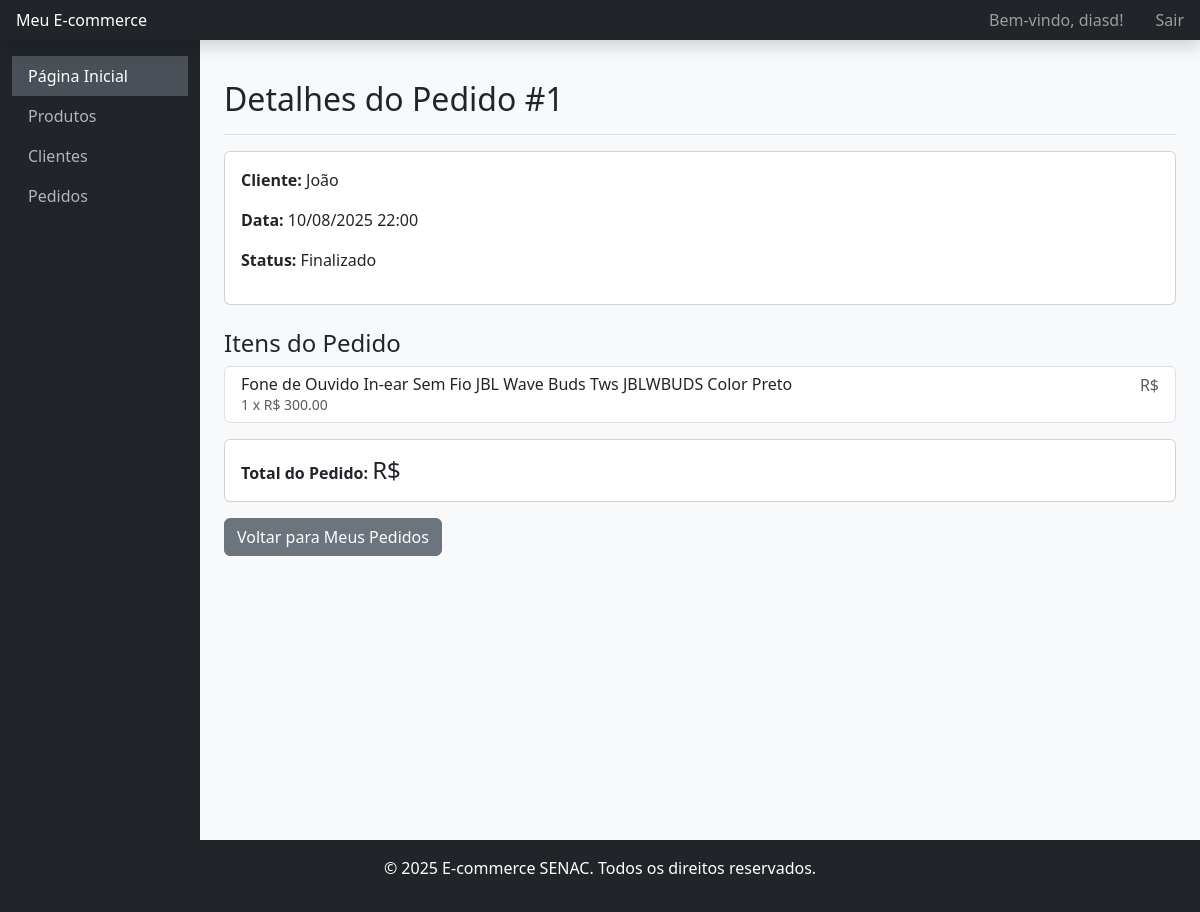
The page /meus-pedidos/1/ (signed in) on the database its author committed.
### app/models.py (models this page shows, shortened)
class Pedido(models.Model):
    cliente = models.ForeignKey(Cliente, on_delete=models.CASCADE)
    data_criacao = models.DateTimeField(auto_now_add=True)
    completo = models.BooleanField(default=False)

class Cliente(models.Model):
    user = models.OneToOneField(User, on_delete=models.CASCADE, null=True, blank=True)
    nome = models.CharField(max_length=200)
    email = models.EmailField(unique=True)
    telefone = models.CharField(max_length=20)
    endereco = models.CharField(max_length=200)

class ItemPedido(models.Model):
    produto = models.ForeignKey(Produto, on_delete=models.CASCADE)
    pedido = models.ForeignKey(Pedido, on_delete=models.CASCADE)
    quantidade = models.IntegerField(default=1)
    preco_unitario = models.DecimalField(max_digits=10, decimal_places=2)

class Produto(models.Model):
    nome = models.CharField(max_length=200)
    descricao = models.TextField()
    preco = models.DecimalField(max_digits=10, decimal_places=2)
    estoque = models.IntegerField()
    imagem = models.ImageField(upload_to='produtos/', blank=True, null=True)

### app/views.py (the view)
# urls.py: path('meus-pedidos/<int:pk>/', views.detalhar_pedido, name='detalhar_pedido'),
@login_required
def detalhar_pedido(request, pk):
    pedido = get_object_or_404(Pedido, pk=pk)
    if request.user.is_superuser or pedido.cliente.user == request.user:
        items = ItemPedido.objects.filter(pedido=pedido)
        context = {'pedido': pedido, 'items': items}
        return render(request, 'loja/detalhar_pedido.html', context)
    else:
        return redirect('meus_pedidos')

### app/templates/loja/detalhar_pedido.html (shortened to what this page needs)
{% extends 'base.html' %}
{% block content %}
    <div class="d-flex justify-content-between flex-wrap flex-md-nowrap align-items-center pt-3 pb-2 mb-3 border-bottom">
        <h1 class="h2">Detalhes do Pedido #{{ pedido.pk }}</h1>
    </div>
    <div class="card mb-3">
        <div class="card-body">
            <p><strong>Cliente:</strong> {{ pedido.cliente.nome }}</p>
            <p><strong>Data:</strong> {{ pedido.data_criacao|date:"d/m/Y H:i" }}</p>
            <p><strong>Status:</strong> Finalizado</p>
        </div>
    </div>
    <h4 class="mt-4">Itens do Pedido</h4>
    <ul class="list-group mb-3">
        {% for item in items %}
        <li class="list-group-item d-flex justify-content-between lh-sm">
            <div>
                <h6 class="my-0">{{ item.produto.nome }}</h6>
                <small class="text-muted">{{ item.quantidade }} x R$ {{ item.preco_unitario }}</small>
            </div>
            <span class="text-muted">R$ {{ item.get_total }}</span>
        </li>
        {% endfor %}
    </ul>
    <div class="card">
        <div class="card-body text-right">
            <strong>Total do Pedido:</strong> <span class="h4">R$ {{ pedido.get_total }}</span>
        </div>
    </div>
    <a href="{% url 'meus_pedidos' %}" class="btn btn-secondary mt-3">Voltar para Meus Pedidos</a>
{% endblock %}

### app/templates/base.html (shortened to what this page needs)
{% load static %}
<!DOCTYPE html>
<html lang="pt-br">
<head>
    <link href="https://cdn.jsdelivr.net/npm/bootstrap@5.3.3/dist/css/bootstrap.min.css" rel="stylesheet" xintegrity="sha384-QWTKZyjpPEjISv5WaRU9OFeRpok6YctnYmDr5pNlyT2bRjXh0JMhjY6hW+ALEwIH">
</head>
<body>
    <header class="navbar navbar-dark bg-dark sticky-top bg-dark flex-md-nowrap p-0 shadow">
        <a class="navbar-brand col-md-3 col-lg-2 me-0 px-3 fs-6" href="{% url 'home' %}">Meu E-commerce</a>
        <div class="navbar-nav">
            <div class="nav-item text-nowrap d-flex align-items-center">
                {% if user.is_authenticated %}
                    <span class="nav-link px-3">Bem-vindo, {{ user.username }}!</span>
                    <a class="nav-link px-3" href="{% url 'logout' %}">Sair</a>
                {% else %}
                    <a class="nav-link px-3" href="{% url 'login' %}">Login</a>
                {% endif %}
            </div>
        </div>
    </header>
    <div class="container-fluid">
        <div class="row">
            <nav id="sidebarMenu" class="col-md-3 col-lg-2 d-md-block bg-dark sidebar collapse">
                <div class="position-sticky pt-3 sidebar-sticky">
                    <ul class="nav flex-column">
                        <li class="nav-item">
                            <a class="nav-link active" aria-current="page" href="{% url 'home' %}">
                                Página Inicial
                            </a>
                        </li>
                        {% if user.is_superuser %}
                        <li class="nav-item">
                            <a class="nav-link" href="{% url 'listar_produtos_admin' %}">
                                Produtos
                            </a>
                        </li>
                        <li class="nav-item">
                            <a class="nav-link" href="{% url 'listar_clientes' %}">
                                Clientes
                            </a>
                        </li>
                        <li class="nav-item">
                            <a class="nav-link" href="{% url 'listar_todos_pedidos' %}">
                                Pedidos
                            </a>
                        </li>
                        {% endif %}
                    </ul>
                </div>
            </nav>
            <main class="col-md-9 ms-sm-auto col-lg-10 px-md-4 py-4">
                {% block content %}{% endblock %}
            </main>
        </div>
    </div>
    <footer class="bg-dark text-white text-center py-3">
        <div class="container-fluid">
            <p>&copy; 2025 E-commerce SENAC. Todos os direitos reservados.</p>
        </div>
    </footer>
</body>
</html>

### app/templates/base.html (style rules this page uses)
body { background-color: #f8f9fa; }
.sidebar { background-color: #343a40; color: #fff; min-height: 100vh; }
.sidebar .nav-link { color: #adb5bd; }
.sidebar .nav-link.active { color: #fff; background-color: #495057; }

### rows shown on the page
Pedido: pk "1", cliente.nome "João", data_criacao "10/08/2025 22:00"
ItemPedido: produto.nome "Fone de Ouvido In-ear Sem Fio JBL Wave Buds Tws JBLWBUDS Color Preto", quantidade "1", preco_unitario "300.00"

### other values the page prints
{{ user.username }} "diasd"
